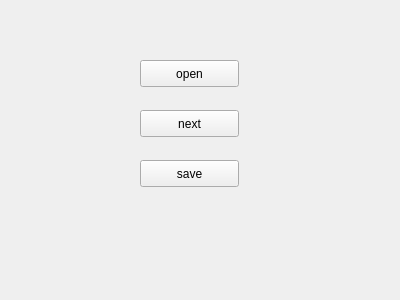
<?xml version="1.0" encoding="UTF-8"?>
<ui version="4.0">
 <class>SpotRrstorstion</class>
 <widget class="QWidget" name="SpotRrstorstion">
  <property name="geometry">
   <rect>
    <x>0</x>
    <y>0</y>
    <width>400</width>
    <height>300</height>
   </rect>
  </property>
  <property name="windowTitle">
   <string>Form</string>
  </property>
  <widget class="QPushButton" name="pushButton">
   <property name="geometry">
    <rect>
     <x>140</x>
     <y>60</y>
     <width>99</width>
     <height>27</height>
    </rect>
   </property>
   <property name="text">
    <string>open</string>
   </property>
  </widget>
  <widget class="QPushButton" name="pushButton_2">
   <property name="geometry">
    <rect>
     <x>140</x>
     <y>110</y>
     <width>99</width>
     <height>27</height>
    </rect>
   </property>
   <property name="text">
    <string>next</string>
   </property>
  </widget>
  <widget class="QPushButton" name="pushButton_3">
   <property name="geometry">
    <rect>
     <x>140</x>
     <y>160</y>
     <width>99</width>
     <height>27</height>
    </rect>
   </property>
   <property name="text">
    <string>save</string>
   </property>
  </widget>
 </widget>
 <resources/>
 <connections>
  <connection>
   <sender>pushButton</sender>
   <signal>clicked()</signal>
   <receiver>SpotRrstorstion</receiver>
   <slot>open()</slot>
   <hints>
    <hint type="sourcelabel">
     <x>189</x>
     <y>73</y>
    </hint>
    <hint type="destinationlabel">
     <x>199</x>
     <y>149</y>
    </hint>
   </hints>
  </connection>
 </connections>
 <slots>
  <slot>open()</slot>
  <slot>next()</slot>
  <slot>save()</slot>
 </slots>
</ui>
